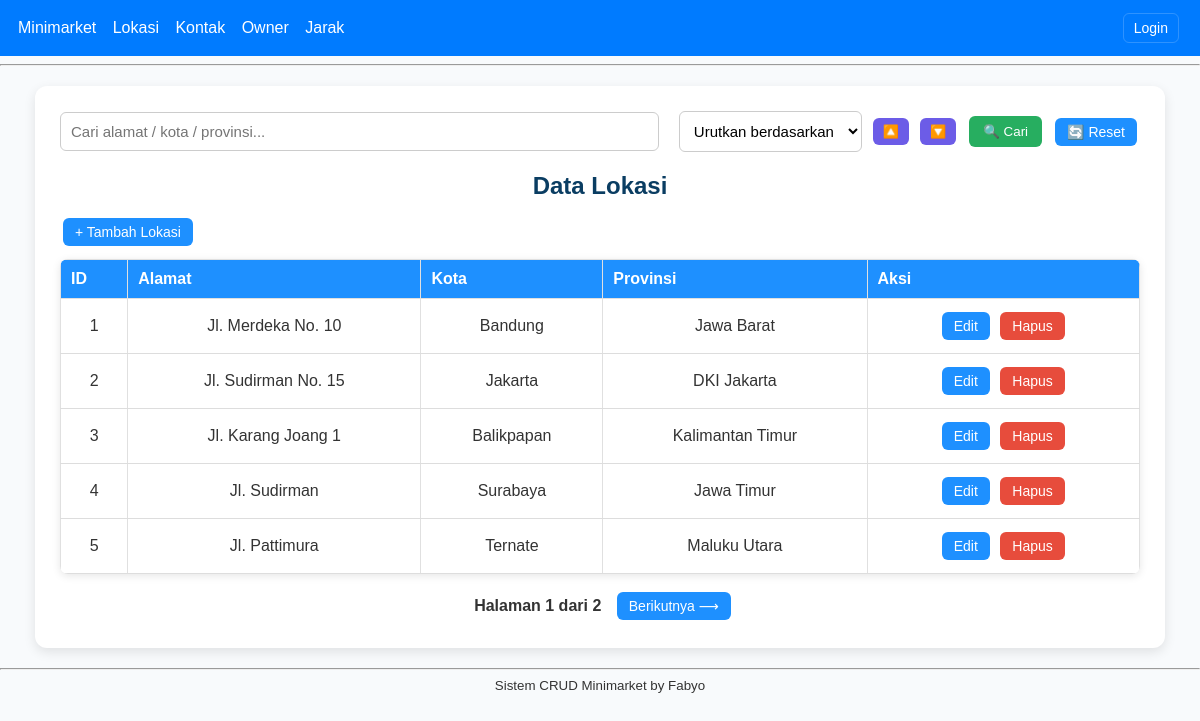
Page /?c=lokasi&a=index on the committed database.
### tables this page shows
CREATE TABLE `lokasi` (
  `id` int(11) NOT NULL,
  `alamat` varchar(255) NOT NULL,
  `kota` varchar(100) NOT NULL,
  `provinsi` varchar(100) NOT NULL
);

### controllers/LokasiController.php (called while the page is built, shortened)
<?php
require_once "models/Lokasi.php";
class LokasiController {
    private $model;
    public function __construct(){ $this->model = new Lokasi(); }
    public function index(){ $data = $this->model->all(); include "views/layout/header.php"; include "views/lokasi/index.php"; include "views/layout/footer.php"; }
}
?>

### models/Lokasi.php (called while the page is built, shortened)
<?php
require_once "config/database.php";
class Lokasi {
    private $conn;
    private $table = "lokasi";
    public function __construct(){ global $conn; $this->conn=$conn; }
    public function all(){ $q=$this->conn->query("SELECT * FROM $this->table"); return $q->fetch_all(MYSQLI_ASSOC); }
}
?>

### views/lokasi/index.php (the view, shortened to what this page needs)
<div class="">
    <div class="toolbar">
        <form method="GET">
            <input type="text" name="q" placeholder="Cari alamat / kota / provinsi..."
                   value="<?= isset($_GET['q']) ? htmlspecialchars($_GET['q']) : '' ?>">
            <div class="sort-group">
                <select name="sort">
                    <option value="">Urutkan berdasarkan</option>
                </select>
                <div class="sort-buttons">
                    <?php
                    $currentSort = isset($_GET['sort']) ? $_GET['sort'] : '';
                    $q = isset($_GET['q']) ? htmlspecialchars($_GET['q']) : '';
                    $currentOrder = isset($_GET['order']) ? strtolower($_GET['order']) : '';
                    ?>
                    <a href="?c=lokasi&a=index&sort=<?= $currentSort ?>&order=asc&q=<?= $q ?>"
                       class="button <?= $currentOrder==='asc'?'active':'' ?>">🔼</a>
                    <a href="?c=lokasi&a=index&sort=<?= $currentSort ?>&order=desc&q=<?= $q ?>"
                       class="button <?= $currentOrder==='desc'?'active':'' ?>">🔽</a>
                </div>
            </div>
            <button type="submit">🔍 Cari</button>
            <a href="?c=lokasi&a=index" class="button">🔄 Reset</a>
        </form>
    </div>
    <h2>Data Lokasi</h2>
    <a class="button" href="?c=lokasi&a=create">+ Tambah Lokasi</a>
    <?php
    $limit = 5;
    $page = isset($_GET['page']) ? (int)$_GET['page'] : 1;
    $offset = ($page - 1) * $limit;
    $total_data = count($data);
    $total_pages = ceil($total_data / $limit);
    $data_paginated = array_slice($data, $offset, $limit);
    ?>
    <table>
        <tr>
            <th>ID</th>
            <th>Alamat</th>
            <th>Kota</th>
            <th>Provinsi</th>
            <th>Aksi</th>
        </tr>
        <?php foreach($data_paginated as $d): ?>
        <tr>
            <td><?= $d['id'] ?></td>
            <td><?= htmlspecialchars($d['alamat']) ?></td>
            <td><?= htmlspecialchars($d['kota']) ?></td>
            <td><?= htmlspecialchars($d['provinsi']) ?></td>
            <td class="actions">
                <a class="button" href="?c=lokasi&a=edit&id=<?= $d['id'] ?>">Edit</a>
                <form method="POST" action="?c=lokasi&a=delete" style="display:inline;">
                    <button class="button danger" type="submit" onclick="return confirm('Hapus data ini?')">Hapus</button>
                </form>
            </td>
        </tr>
        <?php endforeach; ?>
    </table>
    <div class="pagination">
        <span>Halaman <?= $page ?> dari <?= $total_pages ?></span>
        <?php if ($page < $total_pages): ?>
            <a class="button" href="?c=lokasi&a=index&page=<?= $page + 1 ?>">Berikutnya ⟶</a>
        <?php endif; ?>
    </div>
</div>

### assets/style.css (style rules this page uses)
body { font-family: Arial, sans-serif; background: #f4f6f8; margin: 0; padding: 0; }
h2 { margin-top: 0; }
table { border-collapse: collapse; width: 100%; margin: 12px 0; }
th, td { border: 1px solid #e0e0e0; padding: 10px; text-align: center; vertical-align: middle; }
th { background: #f7f9fb; }
input[type=text], select { width: 100%; padding:8px; border:1px solid #ccc; border-radius:4px; }
.button { display:inline-block; padding:8px 12px; background:#007bff; color:#fff; text-decoration:none; border-radius:6px; border:none; cursor:pointer; }
.button.danger { background:#d9534f; }
.actions { white-space: nowrap; }

### views/lokasi/index.php (style rules this page uses)
body { font-family: Arial, sans-serif; background-color: #f8fafc; color: #333; margin: 0; padding: 0; }
h2 { color: #0a3d62; text-align: center; margin-bottom: 15px; }
.toolbar { display: flex; flex-wrap: wrap; align-items: center; justify-content: space-between; gap: 10px; margin-bottom: 20px; }
.toolbar form { display: flex; flex-wrap: wrap; align-items: center; gap: 10px; width: 100%; }
.toolbar input[type="text"] { flex: 1; min-width: 300px; padding: 10px; border: 1px solid #ccc; border-radius: 6px; font-size: 15px; }
.toolbar select { padding: 10px; border: 1px solid #ccc; border-radius: 6px; font-size: 15px; background-color: white; margin-left: 10px; }
.toolbar button { padding: 8px 14px; border: none; background-color: #27ae60; color: white; border-radius: 6px; cursor: pointer; transition: background-color 0.2s; }
.button { display: inline-block; background-color: #1e90ff; color: white; padding: 6px 12px; margin: 3px; border-radius: 6px; text-decoration: none; font-size: 14px; transition: 0.2s ease-in-out; }
.button.danger { background-color: #e74c3c; }
.sort-group { display: flex; align-items: center; gap: 8px; }
.sort-buttons { display: inline-flex; gap: 5px; }
.sort-buttons .button { background-color: #6c5ce7; padding: 6px 10px; font-size: 13px; }
table { width: 100%; border-collapse: collapse; margin-top: 10px; background-color: white; border-radius: 8px; overflow: hidden; box-shadow: 0 2px 8px rgba(0,0,0,0.1); }
th { background-color: #1e90ff; color: white; padding: 10px; text-align: left; }
td { padding: 10px; border-bottom: 1px solid #ddd; }
.actions { text-align: center; }
.pagination { margin-top: 15px; text-align: center; }
.pagination span { margin: 0 8px; font-weight: bold; }

### rows in the picture
lokasi: id "1", alamat "Jl. Merdeka No. 10", kota "Bandung", provinsi "Jawa Barat"
lokasi: id "2", alamat "Jl. Sudirman No. 15", kota "Jakarta", provinsi "DKI Jakarta"
lokasi: id "3", alamat "Jl. Karang Joang 1", kota "Balikpapan", provinsi "Kalimantan Timur"
lokasi: id "4", alamat "Jl. Sudirman", kota "Surabaya", provinsi "Jawa Timur"
lokasi: id "5", alamat "Jl. Pattimura", kota "Ternate", provinsi "Maluku Utara"

### other values in the picture
$page "1"
$total_pages "2"
